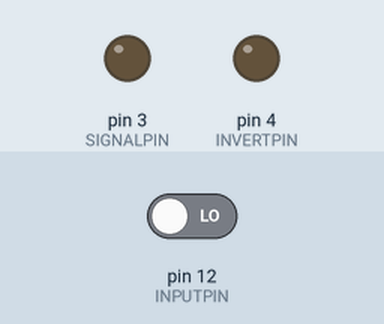
Bench run of a sketch on a simulated Arduino Uno, built with avr-gcc and run on an emulated ATmega328P. On the bench: output pins drawn as LEDs (lit = HIGH). Inputs (shaded band) come from the test bench; at power-on: pin 12 (INPUTPIN) LOW.

Above: at 1.2 s.
1.3 s: pin 12 (INPUTPIN) driven HIGH
At 1.8 s:
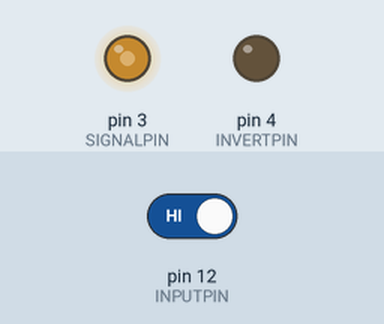
2.8 s: pin 12 (INPUTPIN) driven LOW
At 5.3 s:
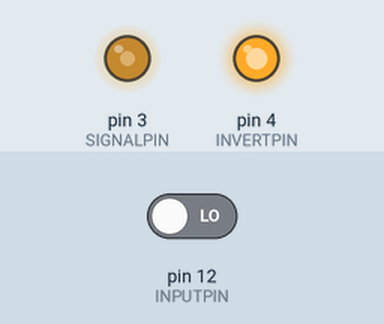
At 7.6 s:
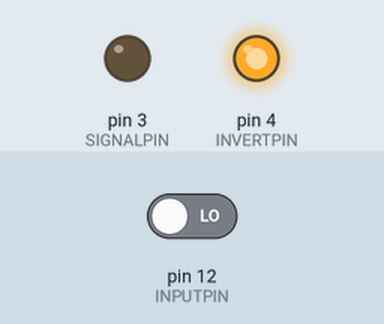
Timing chart, 0 to 9.1 s (numbered marks = the images above; inputs shaded):
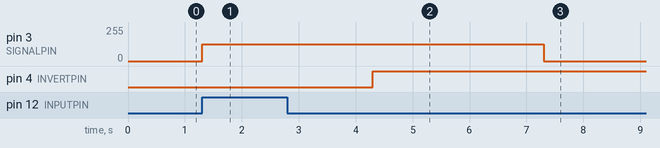

Measured:
- after the input at 1.3 s, pin 3 (SIGNALPIN): 0/255 → 127/255 at once
- after the input at 2.8 s, pin 3 (SIGNALPIN): 127/255 → 0/255 after 4.5 s instead of 1.5 s; pin 4 (INVERTPIN): LOW → HIGH after 1.5 s

The sketch:

sketch_dec18a.ino
```cpp
#define SIGNALPIN 3
#define INVERTPIN 4
#define INPUTPIN 12

int preservedstate;

void setup() {
  pinMode(SIGNALPIN, OUTPUT);
  pinMode(INVERTPIN, OUTPUT);
  pinMode(INPUTPIN, INPUT);
  preservedstate = LOW;
}

void loop() {
  int state = digitalRead(INPUTPIN);
  if(preservedstate != state){
    if(state == HIGH){
      digitalWrite(INVERTPIN, LOW);
    }
    if(state == LOW){
      digitalWrite(INVERTPIN, HIGH);
    }
    analogWrite(SIGNALPIN, 127);
    delay(3000);
    analogWrite(SIGNALPIN, 0);
    preservedstate = state;
  }
}
```
